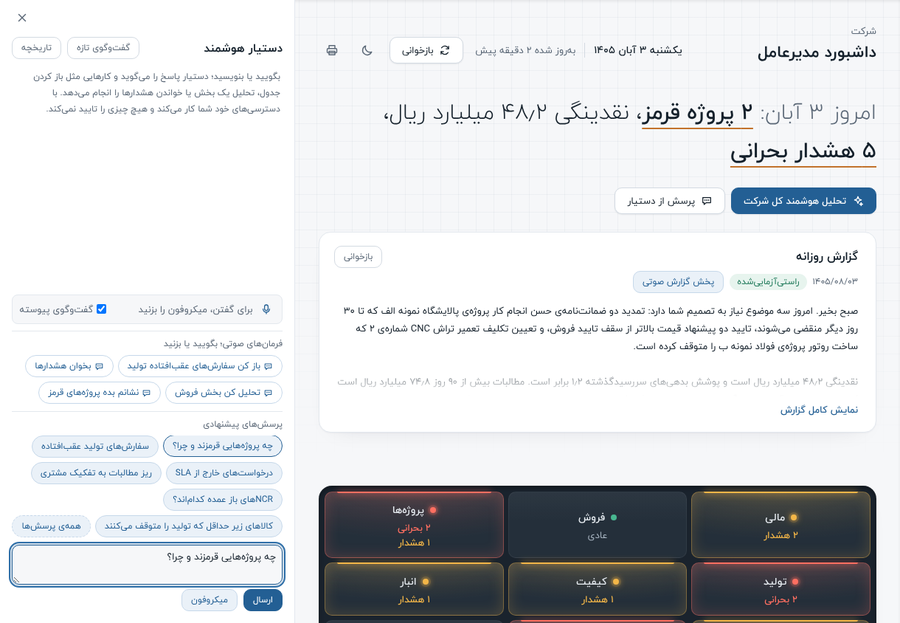
#> input picture tools/kitceo/shots/f07-assistant.png, 900 x 623 px, given in place of ceo-1440-light.png, which was not available
$ python shots.py
#> lines starting #> are read from the running program, lines starting #| are printed output that depends on the picture; pictures that were not available may be replaced by others from this repository, and a replacement may not be noted
# Crops the fictional-data preview screenshots into figures for the guide (<= 900 px wide).
from PIL import Image
import os
SRC = '/home/claude/front/tools/ceo-preview/out/'
OUT = '/home/claude/kitceo/shots/'
os.makedirs(OUT, exist_ok=True)

def crop(name, src, box, maxw=900):
#> called with name = 'f01-top.png', src = 'ceo-1440-light.png', box = (0, 56, 1220, 830), maxw = 900
    im = Image.open(SRC + src).convert('RGB')
#> im is the input picture: PIL image 900x623 RGB; mean R, G, B 216.9, 218.7, 221.1
    c = im.crop(box)
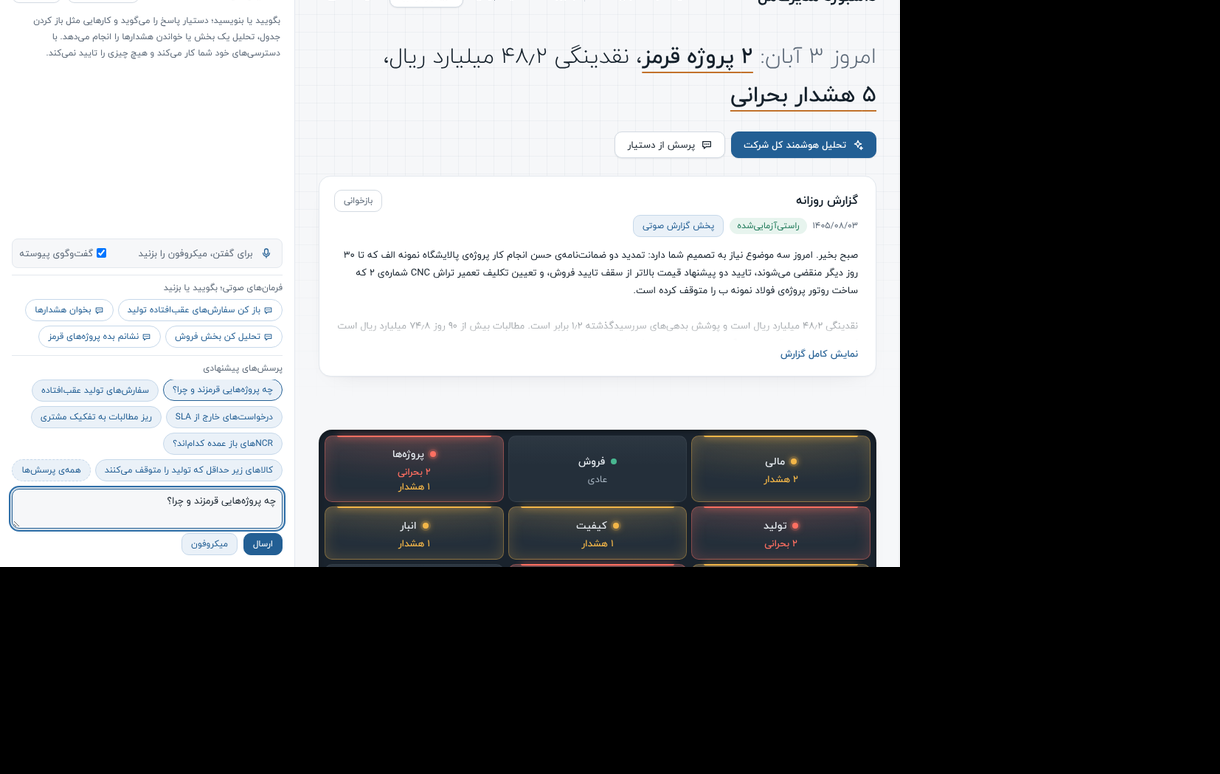
#> c: PIL image 1220x774 RGB; mean R, G, B 115.8, 116.8, 118.1
    if c.width > maxw:
        h = round(c.height * maxw / c.width)
#> h = 571
        c = c.resize((maxw, h), Image.LANCZOS)
#> c: PIL image 900x571 RGB
    c.save(OUT + name, optimize=True)
    print(name, c.size, os.path.getsize(OUT + name))
#| f01-top.png (900, 571) 148605

crop('f01-top.png', 'ceo-1440-light.png', (0, 56, 1220, 830))
crop('f02-kpi.png', 'ceo-1440-light.png', (0, 640, 1220, 1160))
#> in crop (call 2), `c = im.crop(box)`: c: PIL image 1220x520 RGB; every value is 0
#> in crop (call 2), `c = c.resize((maxw, h), Image.LANCZOS)`: c: PIL image 900x384 RGB; every value is 0
#| f02-kpi.png (900, 384) 1085
crop('f03-section.png', 'ceo-1440-light.png', (352, 5010, 1196, 6000))
#> in crop (call 3), `c = im.crop(box)`: c: PIL image 844x990 RGB; every value is 0
#| f03-section.png (844, 990) 2510
crop('f04-alerts.png', 'ceo-1440-voice-drawer.png', (430, 50, 1195, 770))
#> call 4 of crop, with name = 'f04-alerts.png', src = 'ceo-1440-voice-drawer.png', box = (430, 50, 1195, 770), maxw = 900
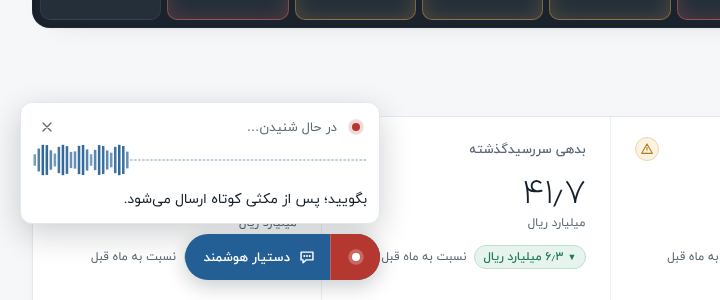
#> input picture tools/kitceo/shots/f08-listening.png, 720 x 300 px, given in place of ceo-1440-voice-drawer.png, which was not available
#> in crop, im is the input picture: PIL image 720x300 RGB; mean R, G, B 220.7, 222.8, 225.8
#> in crop (call 4), `c = im.crop(box)`:
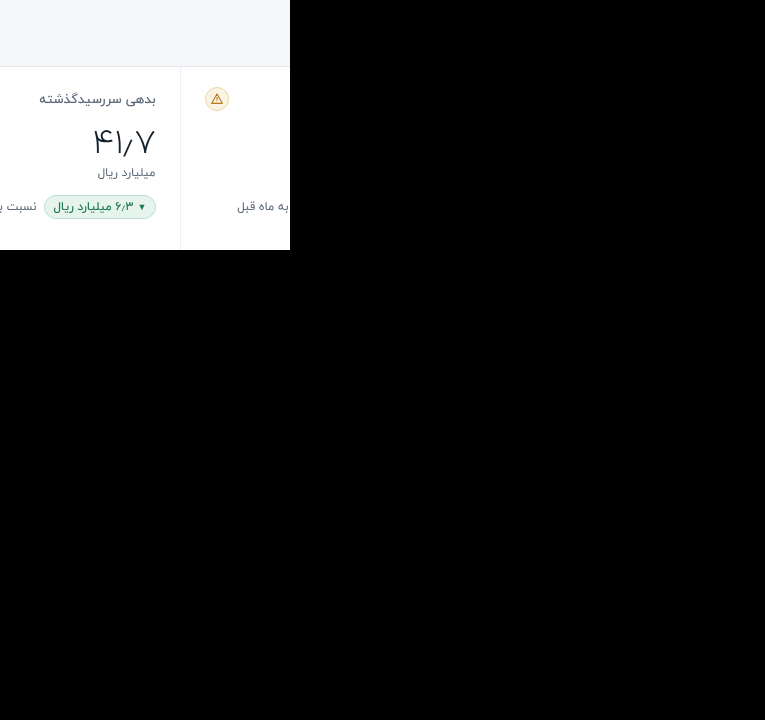
#> c: PIL image 765x720 RGB; mean R, G, B 32.7, 32.9, 32.9
#| f04-alerts.png (765, 720) 10883
crop('f05-drill.png', 'ceo-1440-drill.png', (0, 0, 940, 900))
#> in crop (call 5), `c = im.crop(box)`:
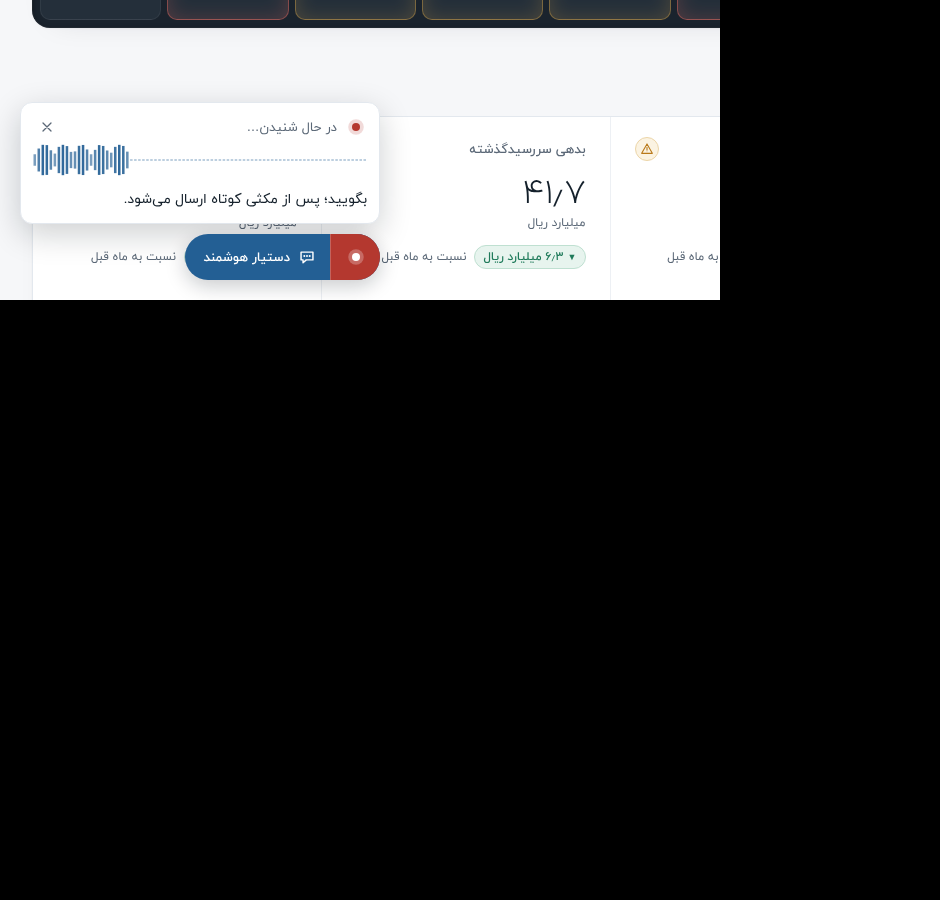
#> c: PIL image 940x900 RGB; mean R, G, B 56.3, 56.9, 57.6
#| f05-drill.png (900, 862) 53219
#> (the run stopped early here; a loop or call above may not have finished)
